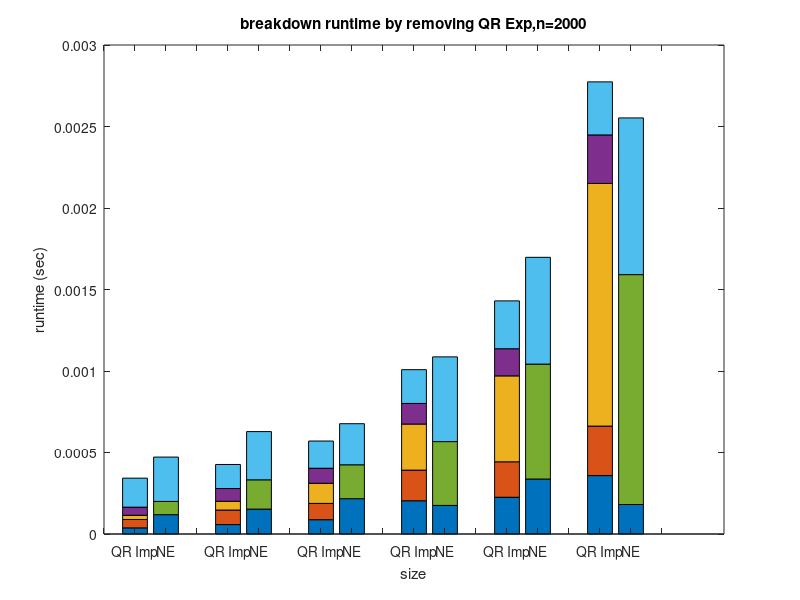

The MATLAB source for this figure: (Note: this script raises an error after producing the figure.)
clear
load('per_data.mat')
n = [3000,600,200,70,30,10];
bd_mat = zeros(18,6);
j = 1;
for i = 1:24
    if i ~= 3
        if i  ~= 7
            if i ~= 11
                if i ~= 15
                    if i~= 19
                        if i~= 23
                            bd_mat(j,:) = per_data.res(i,:);
                            j = j +  1;
                        end
                    end
                end
            end
        end
    end                 
end
%%

figure,
a=gca;
bar([bd_mat(1:3,:); bd_mat(4:6,:); bd_mat(7:9,:);bd_mat(10:12,:);bd_mat(13:15,:);bd_mat(16:18,:)],'stacked');
title('breakdown runtime by removing QR Exp,n=2000')
ylabel('runtime (sec)')

xlabel('size')
xticks([0:18]);
xticklabels({'','QR Imp','NE','','QR Imp','NE','','QR Imp','NE','','QR Imp','NE','','QR Imp','NE','','QR Imp','NE'});
a.XRuler.TickLabelGapOffset = 15;   
a.YRuler.TickLabelGapOffset = 15;
v = -0.00005;
text(1,v,'d=3','fontsize',10)
text(4,v,'d=4','fontsize',10)
text(7,v,'d=5','fontsize',10)
text(10,v,'d=6','fontsize',10)
text(13,v,'d=7','fontsize',10)
text(16,v,'d=8','fontsize',10)

legend('Gram/QR','QR on R','Qtb','apply QR on R','Atb','Back solve','fontsize',16)



